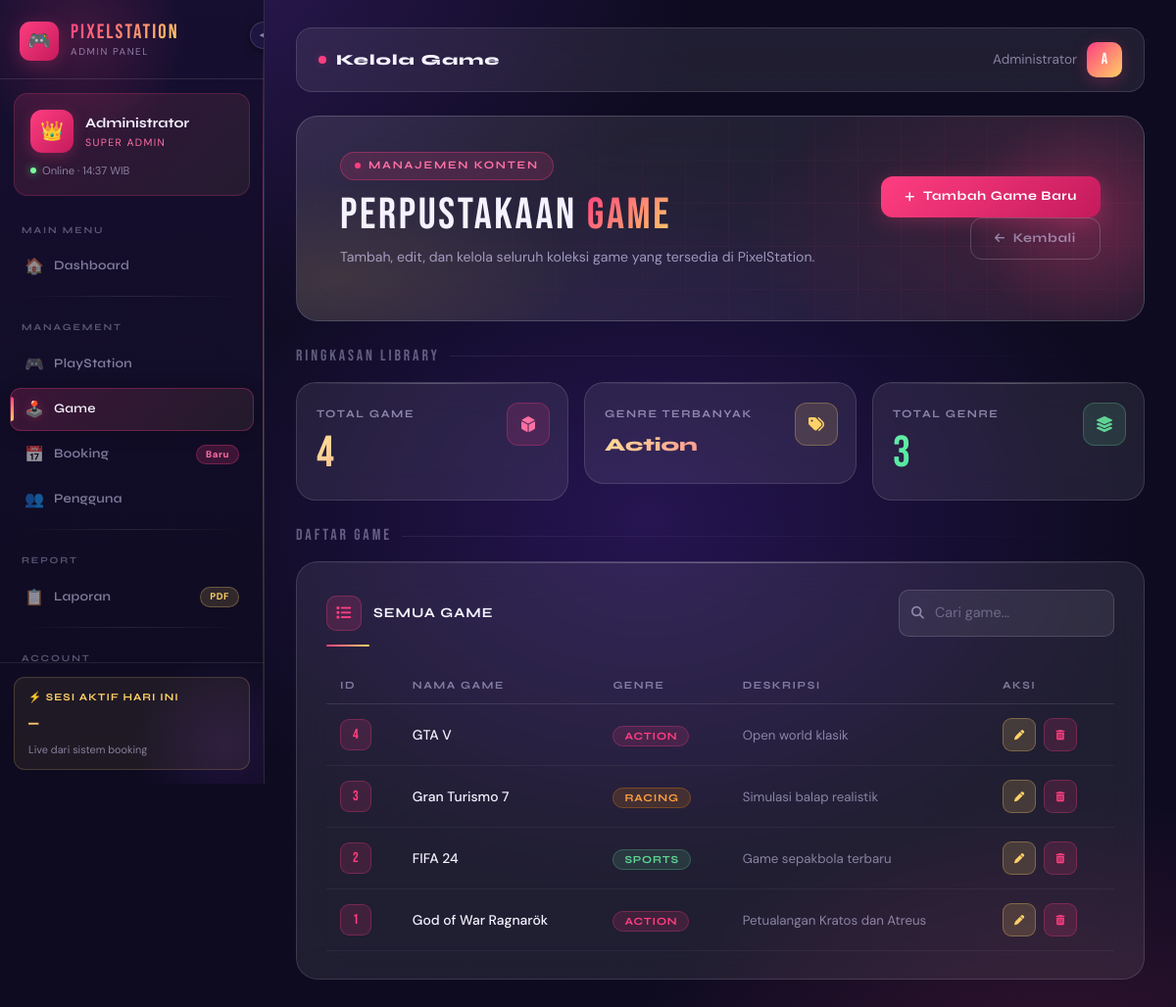
The app's page /admin/game.php (signed in) with its own data.
### tables this page shows
CREATE TABLE `games` (
  `id` int(11) NOT NULL,
  `nama_game` varchar(100) NOT NULL,
  `genre` varchar(50) DEFAULT NULL,
  `deskripsi` text DEFAULT NULL,
  `created_at` timestamp NOT NULL DEFAULT current_timestamp()
);

### admin/game.php (the view, shortened to what this page needs)
<?php
include "../config/koneksi.php";
$data        = mysqli_query($conn, "SELECT * FROM games ORDER BY id DESC");
$total_games = mysqli_fetch_assoc(mysqli_query($conn, "SELECT COUNT(*) as total FROM games"));
$genre_stats = mysqli_query($conn, "SELECT genre, COUNT(*) as total FROM games WHERE genre != '' GROUP BY genre ORDER BY total DESC LIMIT 1");
$top_genre   = mysqli_fetch_assoc($genre_stats);
?>
<!DOCTYPE html>
<html lang="id">
<head>
    <link href="https://cdn.jsdelivr.net/npm/bootstrap@5.3.3/dist/css/bootstrap.min.css" rel="stylesheet">
    <link rel="stylesheet" href="https://cdnjs.cloudflare.com/ajax/libs/font-awesome/6.5.0/css/all.min.css">
</head>
<body>
<?php include 'partials/sidebar.php'; ?>
<div class="main-wrapper">
    <div class="topbar mb-4">
        <div class="topbar-title">
            <span class="dot-live"></span>
            Kelola Game
        </div>
        <div class="topbar-user">
            <span><?= htmlspecialchars($_SESSION['nama']); ?></span>
            <div class="topbar-avatar"><?= strtoupper(substr($_SESSION['nama'], 0, 1)); ?></div>
        </div>
    </div>
    <div class="page-header mb-4">
        <div class="page-grid"></div>
        <div class="page-orb"></div>
        <div class="row align-items-center gy-3">
            <div class="col-lg-8" style="position:relative;z-index:1;">
                <div class="page-label">
                    <span class="dot-live" style="width:6px;height:6px;"></span>
                    Manajemen Konten
                </div>
                <div class="page-h">
                    Perpustakaan <span>Game</span>
                </div>
                <p class="page-sub">Tambah, edit, dan kelola seluruh koleksi game yang tersedia di PixelStation.</p>
            </div>
            <div class="col-lg-4 text-lg-end" style="position:relative;z-index:1;">
                <button class="btn-px" data-bs-toggle="modal" data-bs-target="#modalTambah">
                    <i class="fas fa-plus fa-sm"></i> Tambah Game Baru
                </button>
                <a href="dashboard-admin.php" class="btn-px-outline ms-2">
                    <i class="fas fa-arrow-left fa-sm"></i> Kembali
                </a>
            </div>
        </div>
    </div>
    <div class="section-title">Ringkasan Library</div>
    <div class="row g-3 mb-4">
        <div class="col-md-4">
            <div class="stat-card">
                <div class="stat-icon"><i class="fas fa-dice-d6"></i></div>
                <div class="stat-label">Total Game</div>
                <div class="stat-num"><?= $total_games['total']; ?></div>
            </div>
        </div>
        <div class="col-md-4">
            <div class="stat-card yellow">
                <div class="stat-icon"><i class="fas fa-tags"></i></div>
                <div class="stat-label">Genre Terbanyak</div>
                <div class="stat-val mt-2"><?= $top_genre ? htmlspecialchars($top_genre['genre']) : '—'; ?></div>
            </div>
        </div>
        <div class="col-md-4">
            <div class="stat-card green">
                <div class="stat-icon"><i class="fas fa-layer-group"></i></div>
                <div class="stat-label">Total Genre</div>
                <?php
                $genre_count = mysqli_fetch_assoc(mysqli_query($conn, "SELECT COUNT(DISTINCT genre) as total FROM games WHERE genre != ''"));
                ?>
                <div class="stat-num"><?= $genre_count['total']; ?></div>
            </div>
        </div>
    </div>
    <div class="section-title">Daftar Game</div>
    <div class="glass-card">
        <div class="d-flex justify-content-between align-items-center mb-2">
            <div class="card-heading mb-0">
                <div class="ch-icon"><i class="fas fa-list"></i></div>
                Semua Game
            </div>
            <div style="position:relative;">
                <i class="fas fa-search" style="position:absolute;left:13px;top:50%;transform:translateY(-50%);color:var(--muted);font-size:.8rem;pointer-events:none;"></i>
                <input type="text" id="searchInput" class="form-control-px" placeholder="Cari game..." style="padding-left:36px;width:220px;border-radius:10px;">
            </div>
        </div>
        <div class="divider-line"></div>
        <?php
        $data_count = mysqli_num_rows($data);
        mysqli_data_seek($data, 0);
        ?>
        <?php if ($data_count === 0): ?>
        <div class="empty-state">
            <div class="empty-icon"><i class="fas fa-dice-d6"></i></div>
            <div class="empty-title">Belum Ada Game</div>
            <p class="empty-sub">Klik "Tambah Game Baru" untuk menambahkan game pertama ke library.</p>
        </div>
        <?php else: ?>
        <div class="table-responsive">
            <table class="px-table" id="gameTable">
                <thead>
                    <tr>
                        <th>ID</th>
                        <th>Nama Game</th>
                        <th>Genre</th>
                        <th>Deskripsi</th>
                        <th>Aksi</th>
                    </tr>
                </thead>
                <tbody>
                <?php while ($row = mysqli_fetch_assoc($data)):
                    $genre_lower = strtolower($row['genre'] ?? '');
                    $genreClass  = '';
                    if (str_contains($genre_lower, 'action'))  $genreClass = 'action';
                    elseif (str_contains($genre_lower, 'rpg')) $genreClass = 'rpg';
                    elseif (str_contains($genre_lower, 'sport')) $genreClass = 'sports';
                    elseif (str_contains($genre_lower, 'racing') || str_contains($genre_lower, 'race')) $genreClass = 'racing';
                ?>
                <tr>
                    <td><span class="game-id-tag"><?= $row['id']; ?></span></td>
                    <td><strong><?= htmlspecialchars($row['nama_game']); ?></strong></td>
                    <td>
                        <?php if (!empty($row['genre'])): ?>
                            <span class="genre-badge <?= $genreClass; ?>"><?= htmlspecialchars($row['genre']); ?></span>
                        <?php else: ?>
                            <span style="color:rgba(220,215,255,.25);font-size:.8rem;">—</span>
                        <?php endif; ?>
                    </td>
                    <td>
                        <span class="desc-text" title="<?= htmlspecialchars($row['deskripsi'] ?? ''); ?>">
                            <?= !empty($row['deskripsi']) ? htmlspecialchars($row['deskripsi']) : '<span style="color:rgba(220,215,255,.25);">—</span>'; ?>
                        </span>
                    </td>
                    <td>
                        <div class="d-flex gap-2">
                            <button class="btn-icon btn-edit" title="Edit"
                                onclick="openEdit(
                                    <?= $row['id']; ?>,
                                    '<?= htmlspecialchars($row['nama_game'], ENT_QUOTES); ?>',
                                    '<?= htmlspecialchars($row['genre'] ?? '', ENT_QUOTES); ?>',
                                    '<?= htmlspecialchars($row['deskripsi'] ?? '', ENT_QUOTES); ?>'
                                )">
                            </button>
                            <a href="game.php?hapus=<?= $row['id']; ?>"
                                class="btn-icon btn-delete" title="Hapus"
                                onclick="return confirm('Yakin ingin menghapus game ini?')">
                            </a>
                        </div>
                    </td>
                </tr>
                <?php endwhile; ?>
                </tbody>
            </table>
        </div>
        <?php endif; ?>
    </div>
</div>
</body>
</html>

### admin/partials/sidebar.php (style rules this page uses)
:root { --pink: #FF3E80; --pink-soft: #FF6FA3; --pink-glow: rgba(255,62,128,0.25); --yellow: #FFD166; --yellow-glow: rgba(255,209,102,0.2); --dark: #0E0B20; --dark2: #130F28; --dark3: #1C1640; --card-bg: rgba(255,255,255,0.08); --glass: rgba(255,255,255,0.10); --border: rgba(255,255,255,0.12); --text: #F5F2FF; --muted: rgba(220,215,255,0.55); --sidebar-w: 270px; --sidebar-w-collapsed: 72px; }

### records on screen
games: id "4", nama_game "GTA V", genre "ACTION", deskripsi "Open world klasik"
games: id "3", nama_game "Gran Turismo 7", genre "RACING", deskripsi "Simulasi balap realistik"
games: id "2", nama_game "FIFA 24", genre "SPORTS", deskripsi "Game sepakbola terbaru"
games: id "1", nama_game "God of War Ragnarök", genre "ACTION", deskripsi "Petualangan Kratos dan Atreus"

### other values on screen
$_SESSION['nama'] "Administrator"
substr($_SESSION['nama'], 0, 1) "A"
$total_games['total'] "4"
$top_genre['genre'] "Action"
$genre_count['total'] "3"
